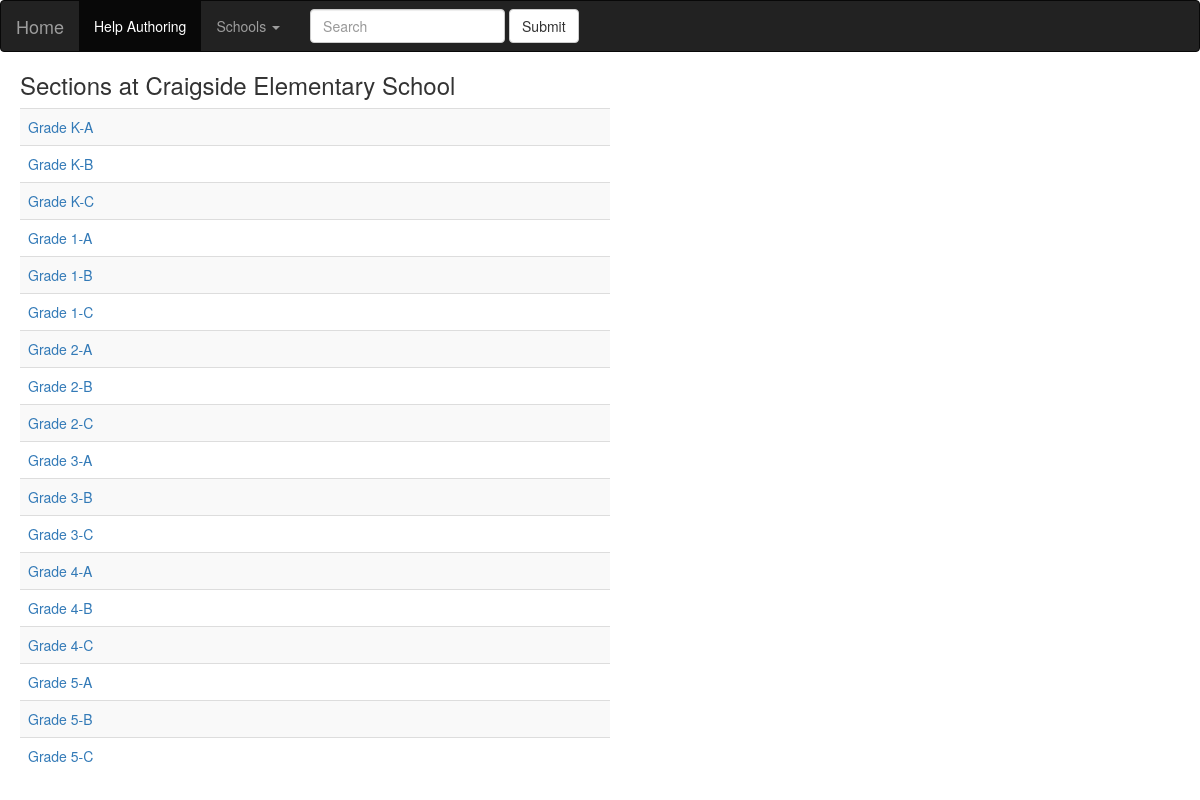
Screenshot of /districts/1/schools/1/sections with the database file from the repository.
### database_setup.py (models this page shows, shortened)
class School(Base):
    __tablename__ = 'school'
    id = Column(Integer, primary_key=True)
    name = Column(String(80), nullable=False)
    type = Column(String(250))
    principal = Column(String(250))
    address = Column(String(50))
    city = Column(String(50))
    state = Column(String(50))
    zip = Column(String(50))
    phone = Column(String(50))
    district_id = Column(Integer, ForeignKey('district.id'))
    district = relationship('District')

class Section(Base):
    __tablename__ = 'section'
    id = Column(Integer, primary_key=True)
    name = Column(String(40), nullable=False)
    school_id = Column(Integer, ForeignKey('school.id'))
    school = relationship(School)
    teacher_id = Column(Integer, ForeignKey('teacher.id'))
    teacher = relationship(Teacher)
    students = relationship('Student', secondary='enrollment')

### schools.py (the view)
@app.route('/districts/<int:district_id>/schools/<int:school_id>/sections')
def showAllSections(district_id, school_id):
    school = session.query(School).filter_by(id=school_id).one()
    sections = session.query(Section).filter_by(school_id=school_id).all()
    return render_template('sections.html', district_id=district_id, school=school, sections=sections)

### templates/sections.html (shortened to what this page needs)
{% extends "base.html" %}
{% block content %}
<h3>Sections at {{school.name}}</h3>
<table class="table table-striped" style="width:50%">
{% for section in sections %}
<tr>
	<td><a href='{{url_for('showSection', district_id=district_id, school_id=school.id, section_id=section.id)}}'>{{section.name}}</a></td>
</tr>
{% endfor %}
</table>
{% endblock %}

### rows the page displays
School: name "Craigside Elementary School"
Section: name "Grade K-A"
Section: name "Grade K-B"
Section: name "Grade K-C"
Section: name "Grade 1-A"
Section: name "Grade 1-B"
Section: name "Grade 1-C"
Section: name "Grade 2-A"
Section: name "Grade 2-B"
Section: name "Grade 2-C"
Section: name "Grade 3-A"
Section: name "Grade 3-B"
Section: name "Grade 3-C"
Section: name "Grade 4-A"
Section: name "Grade 4-B"
Section: name "Grade 4-C"
Section: name "Grade 5-A"
Section: name "Grade 5-B"
Section: name "Grade 5-C"
